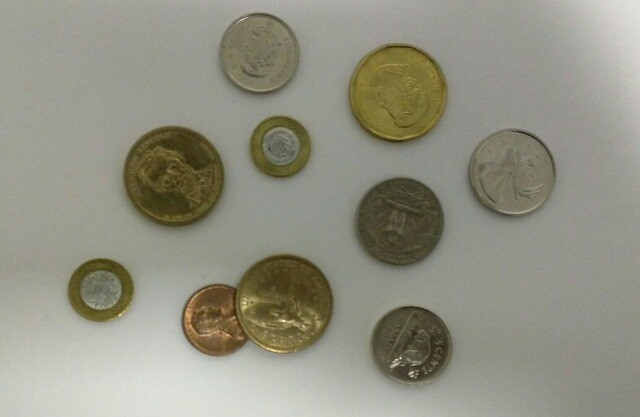
#> input picture Task2/CirclesInput.jpg, 640 x 417 px
$ python -i canny.py   (imports and definitions only)
#> lines starting #> are read from the running program, lines starting #| are printed output that depends on the picture
import numpy as np
import cv2
from PIL import Image
import matplotlib
import matplotlib.pyplot as plt
import math
from scipy import ndimage


#Step1: Noise Reduction


def gaussian_kernel(size, sigma=1, verbose=False):
    kernel_1D = np.linspace(-(size // 2), size // 2, size)
    for i in range(size):
        kernel_1D[i] = dnorm(kernel_1D[i], 0, sigma)
    kernel_2D = np.outer(kernel_1D.T, kernel_1D.T)
    kernel_2D *= 1.0 / kernel_2D.max()
    return kernel_2D

def dnorm(x, mu, sd):
    return 1 / (np.sqrt(2 * np.pi) * sd) * np.e ** (-np.power((x - mu) / sd, 2) / 2)

def convolution(image, kernel, average=False, verbose=False):
    if len(image.shape) == 3:
        image = cv2.cvtColor(image, cv2.COLOR_BGR2GRAY)
    image_row, image_col = image.shape
    kernel_row, kernel_col = kernel.shape
    output = np.zeros(image.shape)
    pad_height = int((kernel_row - 1) / 2)
    pad_width = int((kernel_col - 1) / 2)
    padded_image = np.zeros((image_row + (2 * pad_height), image_col + (2 * pad_width)))
    padded_image[pad_height:padded_image.shape[0] - pad_height, pad_width:padded_image.shape[1] - pad_width] = image
    for row in range(image_row):
        for col in range(image_col):
            output[row, col] = np.sum(kernel * padded_image[row:row + kernel_row, col:col + kernel_col])
            if average:
                output[row, col] /= kernel.shape[0] * kernel.shape[1]
    return output


#Step2: Gradient Calculation
def sobel_filters(img):
    Kx = np.array([[-1, 0, 1], [-2, 0, 2], [-1, 0, 1]], np.float32)
    Ky = np.array([[1, 2, 1], [0, 0, 0], [-1, -2, -1]], np.float32)

    Ix = ndimage.filters.convolve(img, Kx)
    Iy = ndimage.filters.convolve(img, Ky)

    G = np.hypot(Ix, Iy)
    G = G / G.max() * 255
    theta = np.arctan2(Iy, Ix)

    return (G, theta)


#Step3: Non-maximum suppression
def non_max_suppression(img, D):
    M, N = img.shape
    Z = np.zeros((M,N), dtype=np.int32)
    angle = D * 180. / np.pi
    angle[angle < 0] += 180


    for i in range(1,M-1):
        for j in range(1,N-1):
            try:
                q = 255
                r = 255

               #angle 0
                if (0 <= angle[i,j] < 22.5) or (157.5 <= angle[i,j] <= 180):
                    q = img[i, j+1]
                    r = img[i, j-1]
                #angle 45
                elif (22.5 <= angle[i,j] < 67.5):
                    q = img[i+1, j-1]
                    r = img[i-1, j+1]
                #angle 90
                elif (67.5 <= angle[i,j] < 112.5):
                    q = img[i+1, j]
                    r = img[i-1, j]
                #angle 135
                elif (112.5 <= angle[i,j] < 157.5):
                    q = img[i-1, j-1]
                    r = img[i+1, j+1]

                if (img[i,j] >= q) and (img[i,j] >= r):
                    Z[i,j] = img[i,j]
                else:
                    Z[i,j] = 0

            except IndexError as e:
                pass

    return Z

#Step4: Double threshold
def threshold(img, lowThresholdRatio=0.05, highThresholdRatio=0.09):

    highThreshold = img.max() * highThresholdRatio;
    lowThreshold = highThreshold * lowThresholdRatio;

    M, N = img.shape
    res = np.zeros((M,N), dtype=np.int32)

    weak = np.int32(25)
    strong = np.int32(255)

    strong_i, strong_j = np.where(img >= highThreshold)
    zeros_i, zeros_j = np.where(img < lowThreshold)

    weak_i, weak_j = np.where((img <= highThreshold) & (img >= lowThreshold))

    res[strong_i, strong_j] = strong
    res[weak_i, weak_j] = weak

    return (res, weak, strong)

#Step5: Edge Tracking by Hysteresis
def hysteresis(img, weak, strong=255):
    M, N = img.shape
    for i in range(1, M-1):
        for j in range(1, N-1):
            if (img[i,j] == weak):
                try:
                    if ((img[i+1, j-1] == strong) or (img[i+1, j] == strong) or (img[i+1, j+1] == strong)
                        or (img[i, j-1] == strong) or (img[i, j+1] == strong)
                        or (img[i-1, j-1] == strong) or (img[i-1, j] == strong) or (img[i-1, j+1] == strong)):
                        img[i, j] = strong
                    else:
                        img[i, j] = 0
                except IndexError as e:
                    pass
    return img

#Main Function:
def canny_apply(img_name):

#> called with img_name = 'CirclesInput.jpg'
    kernel_size = 7
    verbose = True
    img = matplotlib.image.imread(img_name)
#> img is the input picture: shape (417, 640, 3); mean R, G, B 145.8, 145.4, 130.7
    kernel = gaussian_kernel(kernel_size, sigma=math.sqrt(kernel_size), verbose=verbose)
    noisy_img  = convolution(img, kernel, True, verbose=verbose)
#> after the loop in convolution, `for row in range(image_row):`:
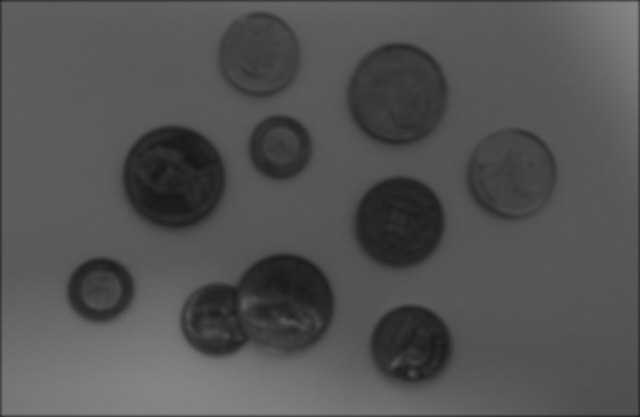
#> output: shape (417, 640) float64; min 23.67, max 133.3, mean 83.8
    (grad_img, theta) = sobel_filters(noisy_img)
#> in sobel_filters, `Iy = ndimage.filters.convolve(img, Ky)`:
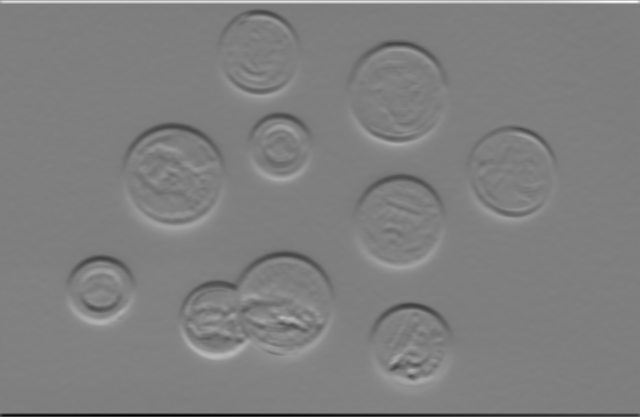
#> Iy: shape (417, 640) float64; min -164.8, max 165.3, mean 0.1; drawn with min black and max white
#> in sobel_filters, `theta = np.arctan2(Iy, Ix)`:
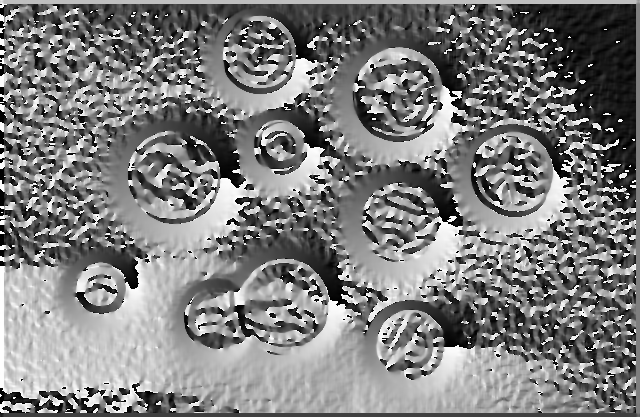
#> theta: shape (417, 640) float64; min -3.14, max 3.14, mean -0.0335; drawn with min black and max white
    n_sup_img = non_max_suppression(grad_img, theta)
#> in non_max_suppression, `angle[angle < 0] += 180`:
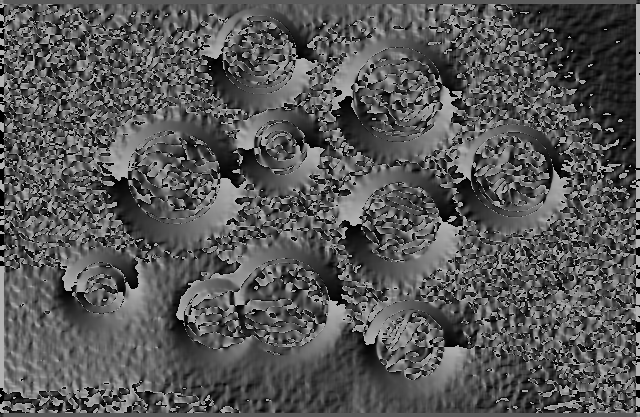
#> angle: shape (417, 640) float64; min 2.55e-05, max 180, mean 87.2
#> after the loop in non_max_suppression, `for i in range(1,M-1):`:
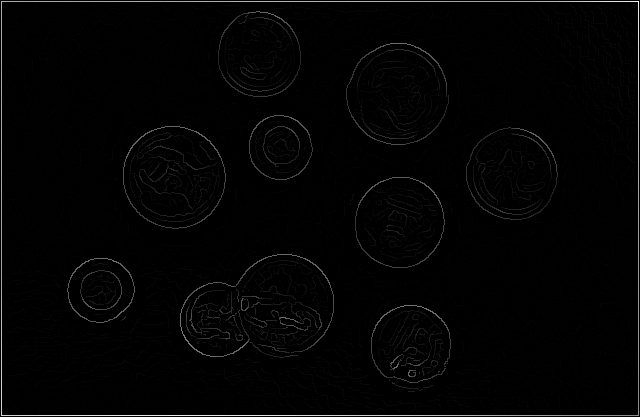
#> Z: shape (417, 640) int32; min 0, max 255, mean 3.3
    (res_img, weak_mat, strong_mat) = threshold(n_sup_img)
#> in threshold, `highThreshold = img.max() * highThresholdRatio;`: highThreshold = 22.95
#> in threshold, `lowThreshold = highThreshold * lowThresholdRatio;`: lowThreshold = 1.15
#> in threshold, `strong_i, strong_j = np.where(img >= highThreshold)`: strong_i = 8010 values from 1 to 415; strong_j = 8010 values, max 638 at index 637, min 1 at index 0, mean 305.7
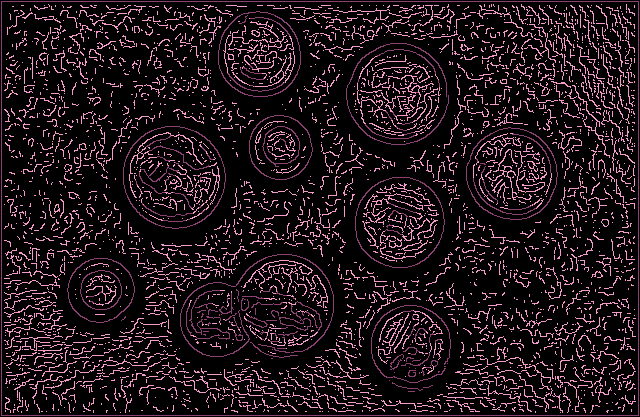
#> res_img: shape (417, 640) int32; 3 distinct labels, from 0 to 255; one colour per label, 0 black
#> weak_mat = 25; strong_mat = 255
    hys_img = hysteresis(res_img, weak_mat, strong_mat)
#> after the loop in hysteresis, `for i in range(1, M-1):`:
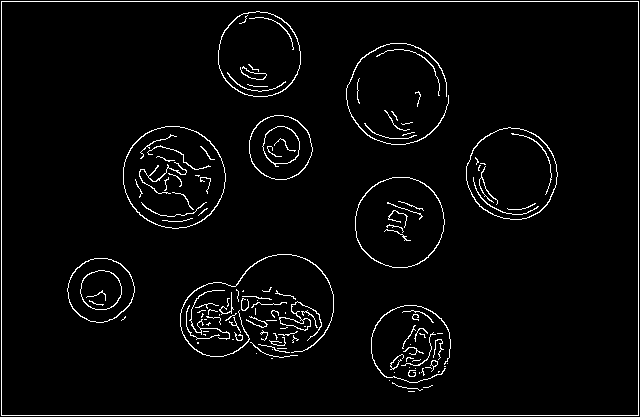
#> img: shape (417, 640) int32; 3.4% white in thin lines or dots
    img_final =Image.fromarray(hys_img)
    # img_final.show()
    # img_final.save("CannyOutput.png")
    return img_final

# img = canny_apply("CannyInput.jpg")

>>> result = canny_apply('CirclesInput.jpg')

$ run again, on Task2/cat_rotate.jpg
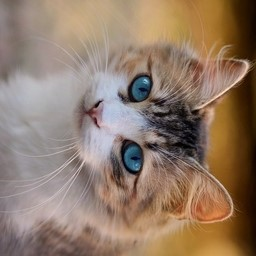
#> input picture Task2/cat_rotate.jpg, 256 x 256 px
#> in canny_apply, img is the input picture: shape (256, 256, 3); mean R, G, B 145.3, 122.9, 105.2
#> after the loop in non_max_suppression, `for i in range(1,M-1):`:
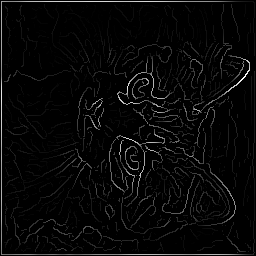
#> Z: shape (256, 256) int32; min 0, max 255, mean 7.9
#> highThreshold = 22.95
#> lowThreshold = 1.15
#> strong_i = 6444 values from 1 to 254; strong_j = 6444 values, max 254 at index 1131, min 1 at index 0, mean 140.8
#> weak_i = 4161 values from 1 to 251; weak_j = 4161 values, max 254 at index 9, min 4 at index 1630, mean 106.7
#> weak_mat = 25; strong_mat = 255
#> after the loop in hysteresis, `for i in range(1, M-1):`:
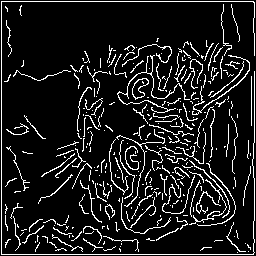
#> img: shape (256, 256) int32; 11% white in thin lines or dots
